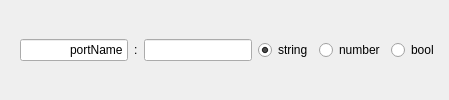
             <widget class="QWidget" name="widget_params_1" native="true">
              <layout class="QHBoxLayout" name="horizontalLayout_8">
               <property name="leftMargin">
                <number>20</number>
               </property>
               <property name="topMargin">
                <number>0</number>
               </property>
               <property name="rightMargin">
                <number>10</number>
               </property>
               <property name="bottomMargin">
                <number>0</number>
               </property>
               <item>
                <widget class="QLineEdit" name="lineEdit_key1">
                 <property name="toolTip">
                  <string>key 1</string>
                 </property>
                 <property name="text">
                  <string notr="true">portName</string>
                 </property>
                 <property name="alignment">
                  <set>Qt::AlignRight|Qt::AlignTrailing|Qt::AlignVCenter</set>
                 </property>
                </widget>
               </item>
               <item>
                <widget class="QLabel" name="label_13">
                 <property name="text">
                  <string notr="true">:</string>
                 </property>
                </widget>
               </item>
               <item>
                <widget class="QLineEdit" name="lineEdit_value1">
                 <property name="toolTip">
                  <string>value 1</string>
                 </property>
                 <property name="text">
                  <string notr="true"/>
                 </property>
                </widget>
               </item>
               <item>
                <widget class="QRadioButton" name="rBtn_string1">
                 <property name="text">
                  <string notr="true">string</string>
                 </property>
                 <property name="checked">
                  <bool>true</bool>
                 </property>
                </widget>
               </item>
               <item>
                <widget class="QRadioButton" name="rBtn_number1">
                 <property name="text">
                  <string notr="true">number</string>
                 </property>
                </widget>
               </item>
               <item>
                <widget class="QRadioButton" name="rBtn_bool1">
                 <property name="text">
                  <string notr="true">bool</string>
                 </property>
                </widget>
               </item>
              </layout>
             </widget>
